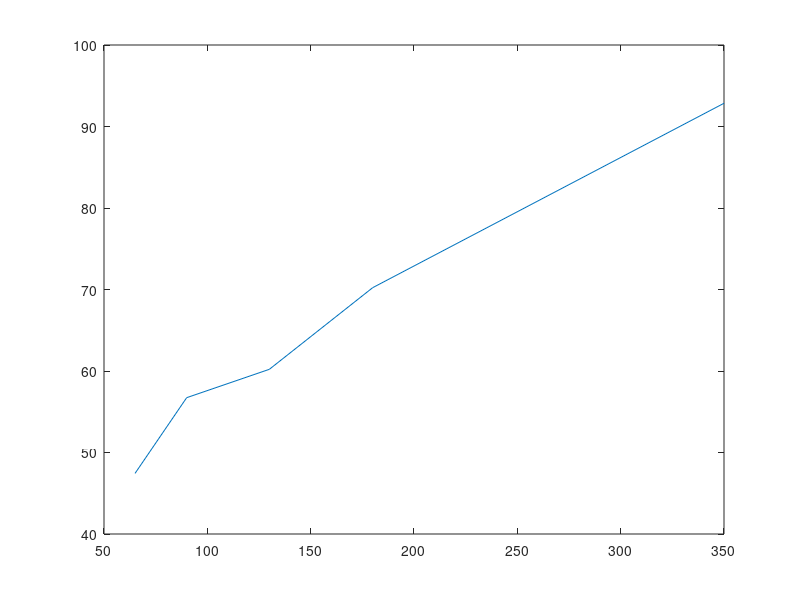

The MATLAB source for this figure:
%%%%%%%%%%%%%%%%%%%%%%%%%%%%%%%%%%%%%%%%%%%%%%%%%%%%%%%%%%%%%%%%%%%%%%
%% Fai.m
%% Description:   Intrinsic gain versus technology node
%% Author:        Carsten Wulff <wulff@iet.ntnu.no>
%% Created at:    Fri Sep 14 15:12:59 2007
%% Modified at:   Fri Sep 14 15:15:42 2007
%% Modified by:   Carsten Wulff <wulff@iet.ntnu.no>
%%%%%%%%%%%%%%%%%%%%%%%%%%%%%%%%%%%%%%%%%%%%%%%%%%%%%%%%%%%%%%%%%%%%%%


node = [ 65 90 130 180 350 ];
ain = [ 9.8 14 16 23.5 56 ];

at = 20 * log10(ain.^3/4);

plot(node,at)
